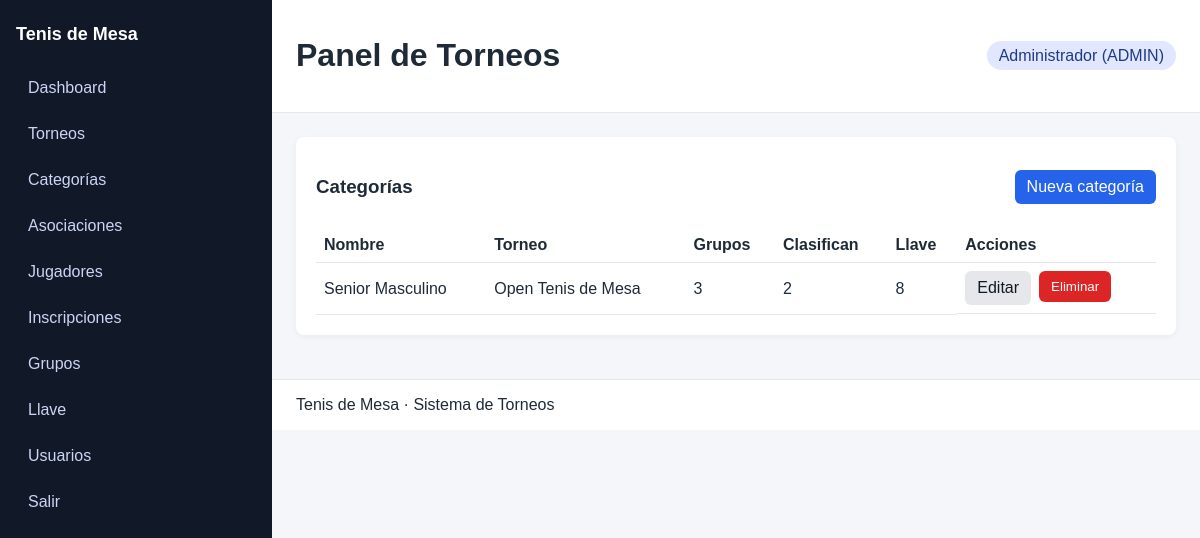
Page /categories (signed in) on the committed database.
### tables this page shows
CREATE TABLE categories (
    id INT AUTO_INCREMENT PRIMARY KEY,
    tournament_id INT NOT NULL,
    name VARCHAR(120) NOT NULL,
    group_size INT NOT NULL DEFAULT 3,
    qualify_per_group INT NOT NULL DEFAULT 2,
    best_of_sets INT NOT NULL DEFAULT 5,
    points_per_set INT NOT NULL DEFAULT 11,
    bracket_size INT NOT NULL DEFAULT 8,
    tiebreak_criteria VARCHAR(255) NOT NULL,
    created_at TIMESTAMP DEFAULT CURRENT_TIMESTAMP,
    CONSTRAINT fk_categories_tournament FOREIGN KEY (tournament_id) REFERENCES tournaments(id) ON DELETE CASCADE
);

CREATE TABLE tournaments (
    id INT AUTO_INCREMENT PRIMARY KEY,
    name VARCHAR(120) NOT NULL,
    venue VARCHAR(120) NOT NULL,
    date_start DATE NOT NULL,
    status ENUM('borrador','en_curso','finalizado') NOT NULL DEFAULT 'borrador',
    created_at TIMESTAMP DEFAULT CURRENT_TIMESTAMP
);

### app/Core/Helpers.php (called while the page is built, shortened)
<?php
function env(string $key, ?string $default = null): ?string
{
    $value = $_ENV[$key] ?? getenv($key);
    return $value === false || $value === null ? $default : $value;
}
function e(?string $value): string
{
    return htmlspecialchars($value ?? '', ENT_QUOTES, 'UTF-8');
}
function view(string $view, array $data = []): void
{
    extract($data);
    $viewFile = __DIR__ . '/../Views/' . $view . '.php';
    require $viewFile;
}

### app/Controllers/CategoriesController.php (called while the page is built, shortened)
<?php
class CategoriesController
{
    public function index(): void
    {
        $categories = (new Category())->all();
        view('categories/index', compact('categories'));
    }
}

### public/index.php (called while the page is built, shortened)
<?php
require __DIR__ . '/../app/Core/Helpers.php';
spl_autoload_register(function ($class) {
    $prefix = 'App\\';
    $baseDir = __DIR__ . '/../app/';
    $len = strlen($prefix);
    $relativeClass = substr($class, $len);
    $file = $baseDir . str_replace('\\', '/', $relativeClass) . '.php';
});
$router = new Router();
$router->get('/login', [new AuthController(), 'showLogin']);
$router->post('/login', [new AuthController(), 'login']);
$router->get('/logout', [new AuthController(), 'logout']);
$router->get('/', [new DashboardController(), 'index'], ['ADMIN', 'OPERADOR', 'LECTURA']);
$router->get('/users', [new UsersController(), 'index'], ['ADMIN']);
$router->get('/users/create', [new UsersController(), 'create'], ['ADMIN']);
$router->post('/users/store', [new UsersController(), 'store'], ['ADMIN']);
$router->get('/users/edit', [new UsersController(), 'edit'], ['ADMIN']);
$router->post('/users/update', [new UsersController(), 'update'], ['ADMIN']);
$router->post('/users/delete', [new UsersController(), 'delete'], ['ADMIN']);
$router->get('/tournaments', [new TournamentsController(), 'index'], ['ADMIN', 'OPERADOR']);
$router->get('/tournaments/create', [new TournamentsController(), 'create'], ['ADMIN', 'OPERADOR']);
$router->post('/tournaments/store', [new TournamentsController(), 'store'], ['ADMIN', 'OPERADOR']);
$router->get('/tournaments/edit', [new TournamentsController(), 'edit'], ['ADMIN', 'OPERADOR']);
$router->post('/tournaments/update', [new TournamentsController(), 'update'], ['ADMIN', 'OPERADOR']);
$router->post('/tournaments/delete', [new TournamentsController(), 'delete'], ['ADMIN']);
$router->get('/categories', [new CategoriesController(), 'index'], ['ADMIN', 'OPERADOR']);
$router->get('/categories/create', [new CategoriesController(), 'create'], ['ADMIN', 'OPERADOR']);
$router->post('/categories/store', [new CategoriesController(), 'store'], ['ADMIN', 'OPERADOR']);
$router->get('/categories/edit', [new CategoriesController(), 'edit'], ['ADMIN', 'OPERADOR']);
$router->post('/categories/update', [new CategoriesController(), 'update'], ['ADMIN', 'OPERADOR']);
$router->post('/categories/delete', [new CategoriesController(), 'delete'], ['ADMIN', 'OPERADOR']);
$router->get('/associations', [new AssociationsController(), 'index'], ['ADMIN', 'OPERADOR']);
$router->get('/associations/create', [new AssociationsController(), 'create'], ['ADMIN', 'OPERADOR']);
$router->post('/associations/store', [new AssociationsController(), 'store'], ['ADMIN', 'OPERADOR']);
$router->get('/associations/edit', [new AssociationsController(), 'edit'], ['ADMIN', 'OPERADOR']);
$router->post('/associations/update', [new AssociationsController(), 'update'], ['ADMIN', 'OPERADOR']);
$router->post('/associations/delete', [new AssociationsController(), 'delete'], ['ADMIN', 'OPERADOR']);
$router->get('/players', [new PlayersController(), 'index'], ['ADMIN', 'OPERADOR']);
$router->get('/players/create', [new PlayersController(), 'create'], ['ADMIN', 'OPERADOR']);
$router->post('/players/store', [new PlayersController(), 'store'], ['ADMIN', 'OPERADOR']);
$router->get('/players/edit', [new PlayersController(), 'edit'], ['ADMIN', 'OPERADOR']);
$router->post('/players/update', [new PlayersController(), 'update'], ['ADMIN', 'OPERADOR']);
$router->post('/players/delete', [new PlayersController(), 'delete'], ['ADMIN', 'OPERADOR']);
$router->get('/registrations', [new RegistrationsController(), 'index'], ['ADMIN', 'OPERADOR']);
$router->post('/registrations/store', [new RegistrationsController(), 'store'], ['ADMIN', 'OPERADOR']);
$router->post('/registrations/delete', [new RegistrationsController(), 'delete'], ['ADMIN', 'OPERADOR']);
$router->post('/registrations/import', [new RegistrationsController(), 'importCsv'], ['ADMIN', 'OPERADOR']);
$router->get('/groups', [new GroupsController(), 'index'], ['ADMIN', 'OPERADOR']);
$router->post('/groups/generate', [new GroupsController(), 'generate'], ['ADMIN', 'OPERADOR']);
$router->get('/groups/show', [new GroupsController(), 'show'], ['ADMIN', 'OPERADOR', 'LECTURA']);
$router->post('/groups/recalc', [new GroupsController(), 'recalc'], ['ADMIN', 'OPERADOR']);
$router->get('/matches/edit', [new MatchesController(), 'edit'], ['ADMIN', 'OPERADOR']);
$router->post('/matches/update', [new MatchesController(), 'update'], ['ADMIN', 'OPERADOR']);
$router->get('/brackets', [new BracketsController(), 'index'], ['ADMIN', 'OPERADOR', 'LECTURA']);
$router->get('/brackets/show', [new BracketsController(), 'show'], ['ADMIN', 'OPERADOR', 'LECTURA']);
$router->post('/brackets/generate', [new BracketsController(), 'generate'], ['ADMIN', 'OPERADOR']);
$router->dispatch($_SERVER['REQUEST_METHOD'], $_SERVER['REQUEST_URI']);

### app/Core/Database.php (called while the page is built, shortened)
<?php
class Database
{
    private static ?PDO $connection = null;
    public static function connection(): PDO
    {
        if (self::$connection === null) {
            $host = env('DB_HOST', '127.0.0.1');
            $db = env('DB_NAME', 'tournament');
            $user = env('DB_USER', 'root');
            $pass = env('DB_PASS', '');
            $charset = 'utf8mb4';
            $dsn = "mysql:host={$host};dbname={$db};charset={$charset}";
            try {
                self::$connection = new PDO($dsn, $user, $pass, [
                    PDO::ATTR_ERRMODE => PDO::ERRMODE_EXCEPTION,
                    PDO::ATTR_DEFAULT_FETCH_MODE => PDO::FETCH_ASSOC,
                ]);
            } catch (PDOException $e) {
                http_response_code(500);
                echo 'Database connection error.';
                exit;
            }
        }
        return self::$connection;
    }
}

### app/Models/BaseModel.php (called while the page is built, shortened)
<?php
abstract class BaseModel
{
    public function __construct()
    {
        $this->db = Database::connection();
    }
}

### app/Models/Category.php (called while the page is built, shortened)
<?php
class Category extends BaseModel
{
    public function all(): array
    {
        return $this->db->query('SELECT c.*, t.name AS tournament_name FROM categories c JOIN tournaments t ON t.id = c.tournament_id ORDER BY c.id DESC')->fetchAll();
    }
}

### app/Views/categories/index.php (the view, shortened to what this page needs)
<?php require __DIR__ . '/../partials/header.php'; ?>
<div class="card">
    <div class="card-header">
        <h3>Categorías</h3>
        <a href="/categories/create" class="btn primary">Nueva categoría</a>
    </div>
    <table class="table">
        <thead>
            <tr>
                <th>Nombre</th>
                <th>Torneo</th>
                <th>Grupos</th>
                <th>Clasifican</th>
                <th>Llave</th>
                <th>Acciones</th>
            </tr>
        </thead>
        <tbody>
        <?php foreach ($categories as $category): ?>
            <tr>
                <td><?php echo e($category['name']); ?></td>
                <td><?php echo e($category['tournament_name']); ?></td>
                <td><?php echo e($category['group_size']); ?></td>
                <td><?php echo e($category['qualify_per_group']); ?></td>
                <td><?php echo e($category['bracket_size']); ?></td>
                <td class="actions">
                    <a href="/categories/edit?id=<?php echo (int)$category['id']; ?>" class="btn">Editar</a>
                    <form method="post" action="/categories/delete" class="inline">
                        <button type="submit" class="btn danger">Eliminar</button>
                    </form>
                </td>
            </tr>
        <?php endforeach; ?>
        </tbody>
    </table>
</div>
<?php require __DIR__ . '/../partials/footer.php'; ?>

### app/Core/Router.php (shortened to what this page needs)
<?php
class Router
{
    private array $routes = [];
    private function map(string $method, string $path, callable $handler, array $roles): void
    {
        $this->routes[] = compact('method', 'path', 'handler', 'roles');
    }
    public function dispatch(string $method, string $uri): void
    {
        $path = parse_url($uri, PHP_URL_PATH) ?: '/';
        foreach ($this->routes as $route) {
            if ($route['method'] === $method && $route['path'] === $path) {
                call_user_func($route['handler']);
                return;
            }
        }
    }
}

### public/theme/css/theme.css (style rules this page uses)
body { margin: 0; font-family: Arial, sans-serif; background: #f4f6f9; color: #1f2a37; }
.card { background: #fff; padding: 20px; border-radius: 8px; box-shadow: 0 2px 6px rgba(0,0,0,0.05); margin-bottom: 20px; }
.card-header { display: flex; justify-content: space-between; align-items: center; margin-bottom: 12px; }
.table { width: 100%; border-collapse: collapse; }
.table th, .table td { text-align: left; padding: 8px; border-bottom: 1px solid #e5e7eb; }
.btn { padding: 8px 12px; border: none; border-radius: 6px; background: #e5e7eb; cursor: pointer; text-decoration: none; color: #111827; display: inline-block; }
.btn.primary { background: #2563eb; color: #fff; }
.btn.danger { background: #dc2626; color: #fff; }
.actions { display: flex; gap: 8px; }
.inline { display: inline; }

### rows in the picture
categories: name "Senior Masculino", tournament.name "Open Tenis de Mesa", group_size "3", qualify_per_group "2", bracket_size "8"
